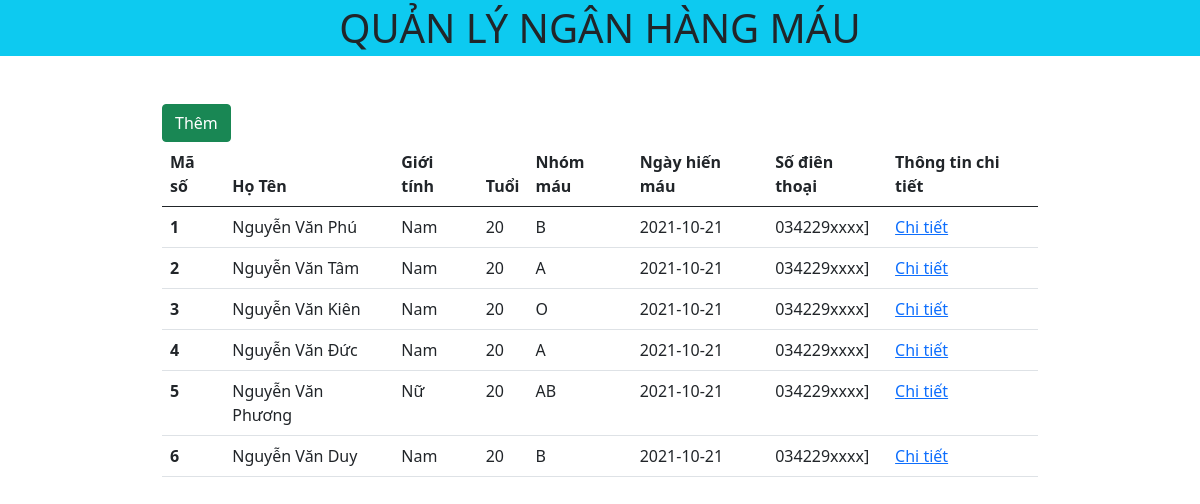
The page / on the database its author committed.
### tables this page shows
CREATE TABLE `blood_donor` (
  `bd_id` int(11) NOT NULL,
  `bd_name` varchar(50) NOT NULL,
  `bd_sex` varchar(5) DEFAULT NULL,
  `bd_age` int(11) NOT NULL,
  `bd_bgroup` varchar(5) NOT NULL,
  `bd_reg_date` date NOT NULL DEFAULT current_timestamp(),
  `bd_phno` varchar(20) NOT NULL
);

### index.php (the view, shortened to what this page needs)
<?php include './header.php'; ?>
<a href="process/add.php" class="btn btn-success">Thêm</a>
<table class="table table-responsive">
    <thead>
        <tr>
            <th scope="col">Mã số</th>
            <th scope="col">Họ Tên</th>
            <th scope="col">Giới tính</th>
            <th scope="col">Tuổi</th>
            <th scope="col">Nhóm máu</th>
            <th scope="col">Ngày hiến máu</th>
            <th scope="col">Số điên thoại</th>
            <th class="col" scope="col">Thông tin chi tiết</th>
        </tr>
    </thead>
    <tbody>
        <?php
        include './config.php';
        $sql = "SELECT * FROM blood_donor ";
        $result = mysqli_query($conn, $sql);
        if (mysqli_num_rows($result) > 0) {
            while ($row = mysqli_fetch_assoc($result)) {
                echo "<tr>";
                echo '<th scope="row">' . $row['bd_id'] . '</th>';
                echo '<td>' . $row['bd_name'] . '</td>';
                echo '<td>' . $row['bd_sex'] . '</td>';
                echo '<td>' . $row['bd_age'] . '</td>';
                echo '<td>' . $row['bd_bgroup'] . '</td>';
                echo '<td>' . $row['bd_reg_date'] . '</td>';
                echo '<td>' . $row['bd_phno'] . '</td>';
                echo '<td><a href="./detail.php?id=' . $row['bd_id'] . '">Chi tiết</a></td>';
                echo '</tr>';
            }
        }
        ?>
    </tbody>
</table>
<?php include './footer.php' ?>

### header.php (shortened to what this page needs)
<!DOCTYPE html>
<html lang="en">
<head>
    <link href="https://cdn.jsdelivr.net/npm/bootstrap@5.0.2/dist/css/bootstrap.min.css" rel="stylesheet">
    <link rel="stylesheet" href="https://cdnjs.cloudflare.com/ajax/libs/font-awesome/6.0.0-beta2/css/all.min.css" />
<body>
    <h1 class="bg-info text-center p-1">QUẢN LÝ NGÂN HÀNG MÁU</h1>
    <main class="main container w-75 mt-5">

### footer.php (shortened to what this page needs)
</main>
</body>
</html>

### rows shown on the page
blood_donor: bd_id "1", bd_name "Nguyễn Văn Phú", bd_sex "Nam", bd_age "20", bd_bgroup "B", bd_reg_date "2021-10-21", bd_phno "034229xxxx]"
blood_donor: bd_id "2", bd_name "Nguyễn Văn Tâm", bd_sex "Nam", bd_age "20", bd_bgroup "A", bd_reg_date "2021-10-21", bd_phno "034229xxxx]"
blood_donor: bd_id "3", bd_name "Nguyễn Văn Kiên", bd_sex "Nam", bd_age "20", bd_bgroup "O", bd_reg_date "2021-10-21", bd_phno "034229xxxx]"
blood_donor: bd_id "4", bd_name "Nguyễn Văn Đức", bd_sex "Nam", bd_age "20", bd_bgroup "A", bd_reg_date "2021-10-21", bd_phno "034229xxxx]"
blood_donor: bd_id "5", bd_name "Nguyễn Văn Phương", bd_sex "Nữ", bd_age "20", bd_bgroup "AB", bd_reg_date "2021-10-21", bd_phno "034229xxxx]"
blood_donor: bd_id "6", bd_name "Nguyễn Văn Duy", bd_sex "Nam", bd_age "20", bd_bgroup "B", bd_reg_date "2021-10-21", bd_phno "034229xxxx]"
